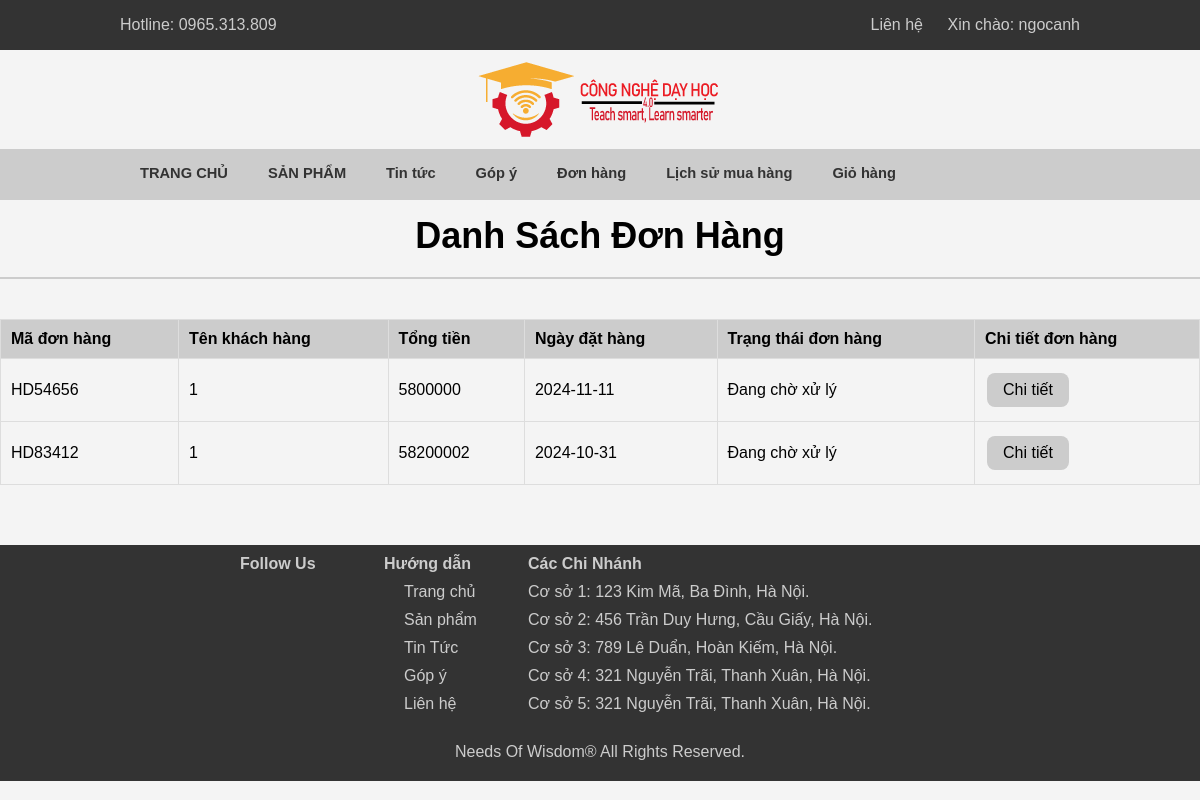
Screenshot of /DonHang (signed in) with the database file from the repository.
### tables this page shows
CREATE TABLE `order` (
  `mahd` varchar(10) NOT NULL,
  `makh` varchar(10) NOT NULL,
  `tenkh` varchar(50) NOT NULL,
  `phone` varchar(13) NOT NULL,
  `diachilh` varchar(200) NOT NULL,
  `diachigh` varchar(200) NOT NULL,
  `tongtien` int(11) NOT NULL,
  `create_date` date NOT NULL,
  `trangthai` varchar(50) NOT NULL
);

### mvc/core/Controller.php (called while the page is built, shortened)
<?php
class Controller{
    public function model($model){
        return new $model;
    }
    public function view($view, $data=[]){
        require_once "./mvc/views/".$view.".php";
    }
}
?>

### mvc/controllers/DonHang.php (called while the page is built, shortened)
<?php
class DonHang extends Controller {
    public function getShow(){
        $page = "DonHang";
        $orderModel = $this->model("DonHangModel");
        $order = $orderModel->getOrder();
        $this->view("HomeView", [
            "page" => $page,
            "order" => $order
        ]);
    }
}
?>

### mvc/core/App.php (called while the page is built, shortened)
<?php
class App{
    protected $action="getShow";
    function __construct(){
        $arr = $this->UrlProcess();
        if( file_exists("./mvc/controllers/".$arr[0].".php") ){
            unset($arr[0]);
        }
        $this->controller = new $this->controller;
        $this->params = $arr?array_values($arr):[];
        call_user_func_array([$this->controller, $this->action], $this->params );
    }
    function UrlProcess(){
        if( isset($_GET["url"]) ){
            return explode("/", filter_var(trim($_GET["url"], "/")));
        }
    }
}
?>

### index.php (called while the page is built, shortened)
<?php
$myApp = new App();
?>

### mvc/core/DB.php (called while the page is built, shortened)
<?php
class DB {
    public function __construct(){
        $host = "localhost";
        $dbname = "phukiengiangday";
        $username = "root";
        $password = "";
        try {
            $dsn = "mysql:host=$host;dbname=$dbname;charset=utf8mb4";
            $this->con = new PDO($dsn, $username, $password);
        } catch (PDOException $e) {
            echo "Connection failed: " . $e->getMessage();
        }
    }
}

### mvc/models/DonHangModel.php (called while the page is built, shortened)
<?php
class DonHangModel extends DB {
    public function getOrder() {
        $sql = "SELECT * FROM `order`";
        $stm = $this->con->prepare($sql);
        if ($stm->execute()) {
            return $stm->fetchAll(PDO::FETCH_ASSOC);
        } else {
            return false;
        }
    }
}
?>

### mvc/views/home/DonHang.php (the view, shortened to what this page needs)
<div class="container">
    <h1>Danh Sách Đơn Hàng</h1>
    <form action="" method="POST">
        <?php if(!empty($data["order"])): ?>
        <table class="admin-table">
            <tr>
                <th>Mã đơn hàng</th>
                <th>Tên khách hàng</th>
                <th>Tổng tiền</th>
                <th>Ngày đặt hàng</th>
                <th>Trạng thái đơn hàng</th>
                <th>Chi tiết đơn hàng</th>
            </tr>
            <?php foreach($data["order"] as $r): ?>
            <tr>
                <td><?php echo $r["mahd"]; ?></td>
                <td><?php echo $r["tenkh"]; ?></td>
                <td><?php echo $r["tongtien"]; ?></td>
                <td><?php echo $r["create_date"]; ?></td>
                <td><?php echo $r["trangthai"]; ?></td>
                <td><a class="details-button" href="<?php echo BASE_URL . 'DonHang/orderdetail/' . $r['mahd']; ?>">Chi tiết</a></td>
            </tr>
            <?php endforeach; ?>
        </table>
        <?php else: ?>
        <div>
            <p>Không có đơn hàng nào</p>
        </div>
        <?php endif; ?>
    </form>
</div>

### public/styles/styleHome.css (style rules this page uses)
* { margin: 0; padding: 0; box-sizing: border-box; }
h1 { margin-top: 0; text-align: center; color: black; font-size: 36px; padding: 20px; margin-bottom: 40px; border-bottom: 2px solid #ccc; }
form { text-align: center; margin-bottom: 20px; }
.admin-table { width: 100%; border-collapse: collapse; margin-bottom: 20px; }
.admin-table th, .admin-table td { border: 1px solid #ddd; padding: 10px; text-align: left; }
.admin-table th { background-color: #ccc; color: black; }
.details-button { display: inline-block; padding: 8px 16px; background-color: #ccc; color: black; text-align: center; text-decoration: none; font-size: 16px; margin: 4px 2px; transition-duration: 0.4s; cursor: pointer; border-radius: 8px; }
body { font-family: Arial, sans-serif; background-color: #f4f4f4; margin: 0; padding: 0; transition: transform 0.3s; }
form { text-align: center; margin-top: 20px; }

### rows the page displays
order: mahd "HD54656", tenkh "1", tongtien "5800000", create_date "2024-11-11", trangthai "Đang chờ xử lý"
order: mahd "HD83412", tenkh "1", tongtien "58200002", create_date "2024-10-31", trangthai "Đang chờ xử lý"

### other values shown
$_SESSION['user'] "ngocanh"
